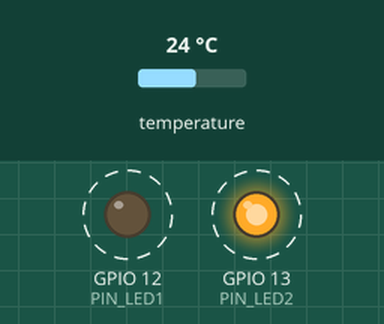
Simulated run of this program. Board: ESP32-C3. Shown: output pins drawn as LEDs (lit = HIGH). Dashed ring = blinking. The test bench sets the inputs (shaded band); at power-on: temperature 24 °C. What the program prints to the serial monitor is not drawn.

Above: at 0.7 s.
Timing chart, 0 to 3.0 s (numbered marks = the images above):
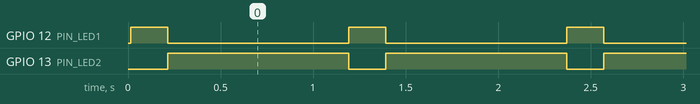

Measured:
- by itself, GPIO 12 (PIN_LED1): alternates HIGH for 0.20 s and LOW for 0.98 s
- by itself, GPIO 13 (PIN_LED2): alternates HIGH for 0.98 s and LOW for 0.20 s

The program:

main.cpp
```cpp
#include <Arduino.h>
#include <DallasTemperature.h>
#include <OneWire.h>

#define PIN_LED1 12
#define PIN_LED2 13

#define ONE_WIRE_BUS 9

OneWire oneWire(ONE_WIRE_BUS);
DallasTemperature sensors(&oneWire);
DeviceAddress addr;

void setup() {
  Serial.begin(115200);
  Serial.println("Hello ESP32C3!!");
  pinMode(PIN_LED1, OUTPUT);
  pinMode(PIN_LED2, OUTPUT);

  sensors.begin();
}

void printAddress(DeviceAddress deviceAddress) {
  Serial.print("Addr: 0X");
  for (uint8_t i = 0; i < 8; i++) {
    Serial.printf("%X", deviceAddress[i]);
  }
  Serial.println();
}

inline void readSensorData() {
  sensors.requestTemperatures();
  auto count = sensors.getDeviceCount();
  for (uint8_t i = 0; i < count; i++) {
    float tempC = sensors.getTempCByIndex(i);
    sensors.getAddress(addr, i);
    if (tempC != DEVICE_DISCONNECTED_C) {
      printAddress(addr);
      Serial.printf("[%u]TEMP: [%.2f]\n", i, tempC);
    }
  }
}

void loop() {
  digitalWrite(PIN_LED1, HIGH);
  digitalWrite(PIN_LED2, LOW);
  delay(200);
  digitalWrite(PIN_LED2, HIGH);
  digitalWrite(PIN_LED1, LOW);
  delay(200);
  readSensorData();
}
```
